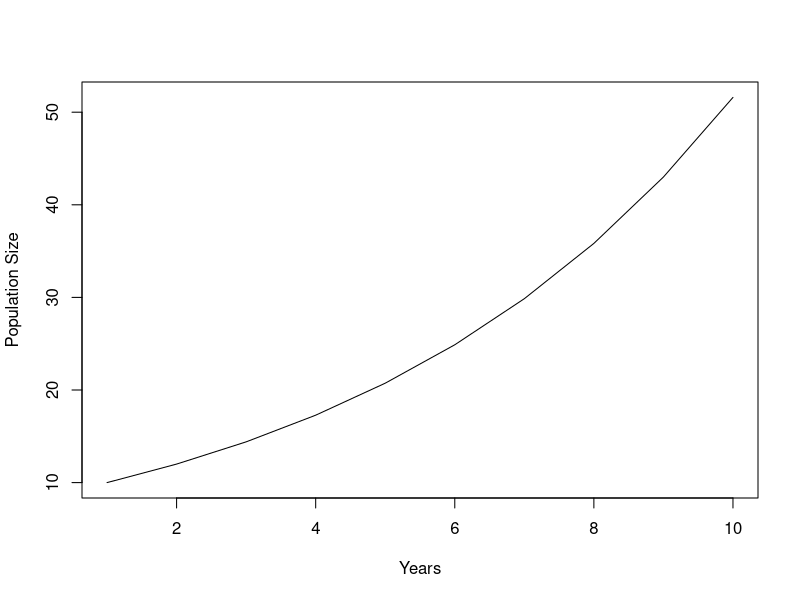
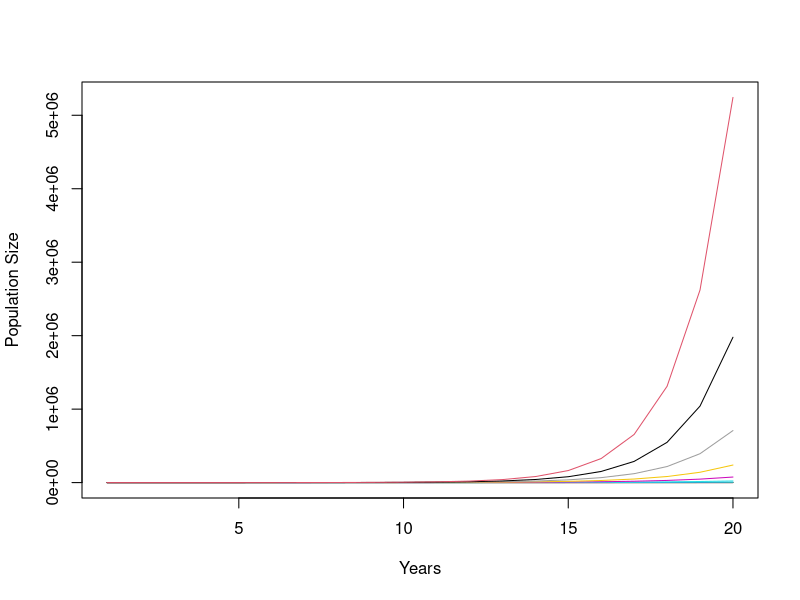
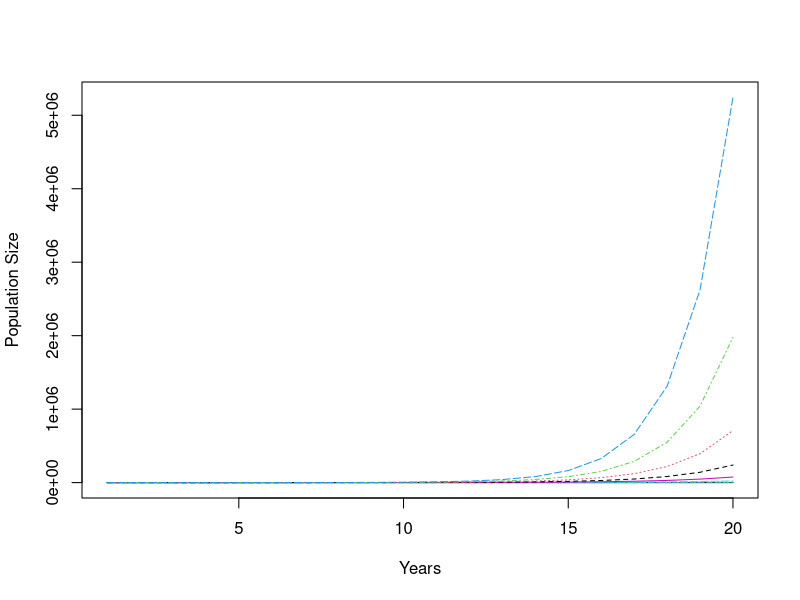
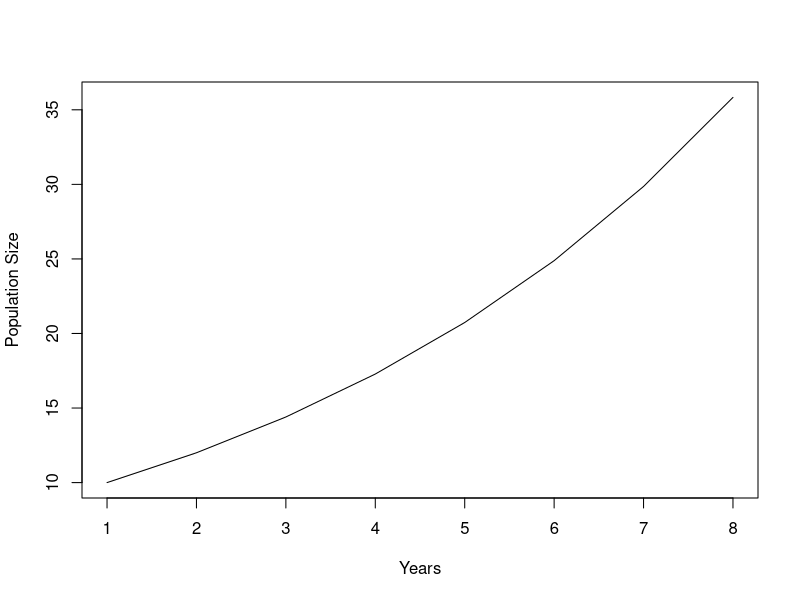
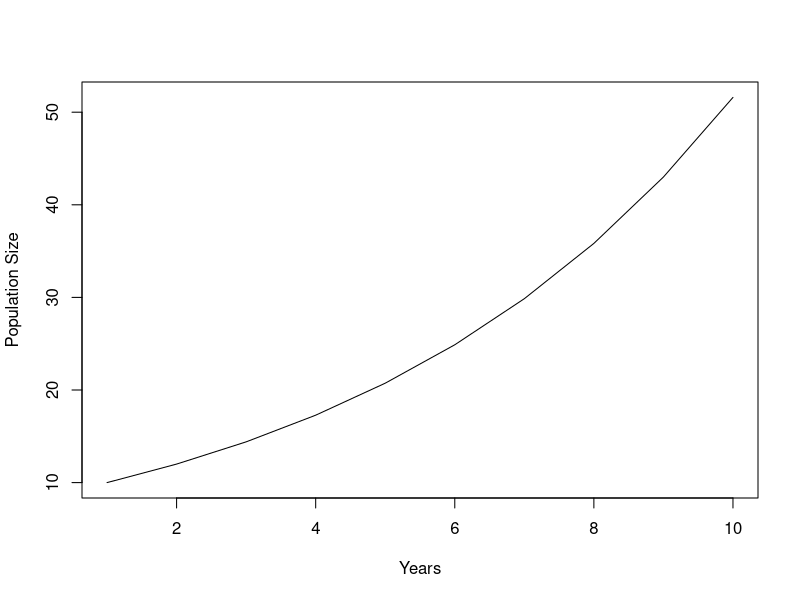
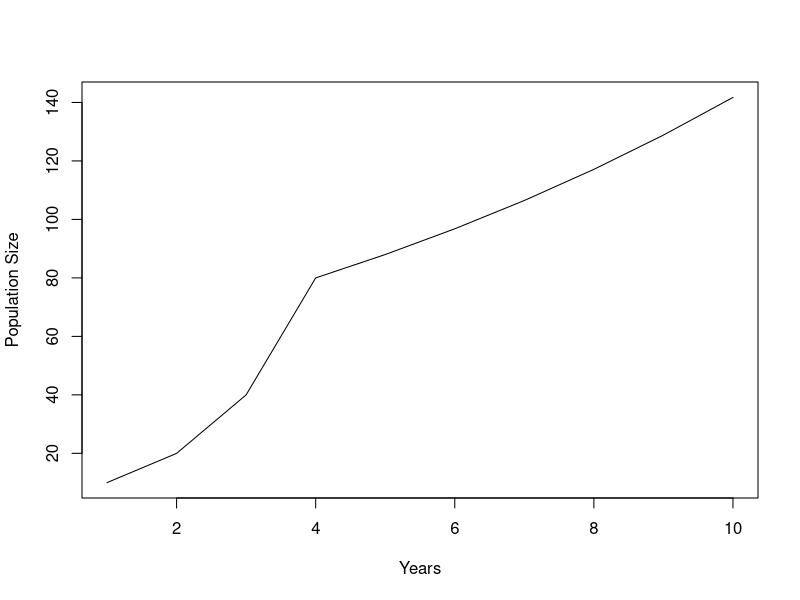

These charts were generated, in order, by the following R code:
## ---- chunk 1
knitr::opts_chunk$set(echo = TRUE)
## ---- chunk 2
#Create a vector  of a sequence from 1 to 5
x=1:5
x=c(1,2,3,4,5)
x=c(1:3, 4, 5)
x=seq(1, 5, by=1)
x

#Create a vector of zeros with length 5
x=rep(0, 5)
x

#Create an empty vector with length 5
x=vector(length=5)
x
## ---- chunk 3
#Create a vector  of a sequence from 1 to 5
x=1:5

#Extract first element of the vector
x[1]

#Extract fifth element of the vector
x[5]

#Extract elements 1 to 3 of the vector
x[1:3]

#Extract elements 1, 3 and 5 of the vector
x[c(1,3,5)]

#We can also set specific values within a vector. For example, we can set the value for the third element of vector x as 0
x[3] = 0
x
## ---- chunk 4
#Create a vector  of a sequence from 1 to 5
x=1:5
x
#Create a vector  of a sequence from 6 to 10
y=6:10
y
#Multiply two vectors

z = x*y
z #This will do the following: 1*6, 2*7....


#Divide two vectors
z = x/y
z #This will do the following: 1/6, 2/7....


#Sum two vectors
z= x + y
z #This will do the following: 1+6, 2+7....


#When vectors have different sizes, r will repeat values of the smallest vector and the resulting vector will have the same size as the largest vector. For example:
x=1:5
w=6:12
k = x + w
k
#Notice that it worked well for 1:5. However, for elements 6 and 7 it summed with the first two elements of x (k[5:7] =  c(11+1, 12+2)). Even though r gives you a warning, it does the calculations anyway.
## ---- chunk 5
#Create a matrix with 2 rows and 3 columns
X=matrix(c(1,2,3,4,5,6),2,3)
#This takes the values 1 to 6 and reshapes them into a 2 by 3 matrix
X

#Note that values in the data vector are put into the matrix column-wise, by default. You can change this by using the optional parameter byrow. For example
X=matrix(c(1,2,3,4,5,6),2,3, byrow=TRUE)
X

#You can also create a matrix of zeros with 2 rows and 3 columns
X=matrix(0,nrow = 2, ncol= 3)
X
## ---- chunk 6
#Create a matrix with 2 rows and 3 columns
X=matrix(c(1,2,3,4,5,6),2,3)
X

#First column of matrix
X[,1]

#First row of matrix
X[1,]

#Second element of the first column
X[2,1]

#Change value of the second element of the first column 
X[2,1]=200
X

#We can name the columns of the matrix (note that we need to use quotation marks)
colnames(X) = c("a", "b", "c")

#Now we can also address the matrix by the name to extract the second element of column "a"
X[2, "a"]
## ---- chunk 7
#Create a vector of zeros and length 5
x=rep(0, 5)

#Create a vector of ones and length 5
y=rep(1, 5)

#Combine by rows
rbind(x,y)

#Combine by columns
cbind(x,y)
## ---- chunk 8
#Create an array of zeros consisting of two matrices with 10 rows and 3 columns
x = array(0, dim=c(10, 3, 2))

#we can name the columns (like in matrices)
colnames(x) = c("a", "b", "c")
x

#Once we name the columns, we can address each column using the column name
#For example, we can set the first element of column "a" of the first matrix to one 
x[1,"a",1] = 1
#Now we can extract the first row of the first matrix
x[1,,1]
## ---- chunk 9
#Create a data frame with one numeric and one factor columns
x = data.frame(1:3,c("a", "b", "c"))
#Name the data frame
names(x) = c("ID","categories")
x

#We can address data frames using a dollar sign ($)
x$ID
## ---- chunk 10
#Create a list with factors, a vector and a matrix
x <- list(name=c("Fred", "Joe"), vector=1:5, matrix=matrix(1,2,3))
x
#Extract first element
x[[1]]

#Extract element "name"
x["name"]

#We can also use a dollar sign ($) to address lists, in this case to extract the element "name"
x$name
## ---- chunk 11
#First we need to create a vector for the number of times (or years) you wish to simulate, which in this case is t=10

#Define t
t=10

#Create a vector (pop) of zeros and size t 
pop = rep(0, t)

#Set the initial population size
pop[1]=10

#calculate population size at times 2 through 10, increasing by 20% every year
for(n in 2:length(pop)){
  pop[n]=1.2*pop[n-1]
  print(n)
}
#The first time through the loop, n=2. The second time through, n=3. When it reaches n=10, the for-loop is finished and R starts executing any commands that occur after the end of the loop. The result is a table of the population size in generations 2 through 10.

#plot pop
plot(pop, type="l", ylab="Population Size", xlab="Years")
## ---- chunk 12

#First we create a vector to store the parameter values (in this case the growth rate)
growth = seq(1.1, 2, by=0.1)

#Then we create a matrix for the number of years you wish to simulate (in this case t=20) and number of parameters you wish to test, where the rows represent the number of years and the columns the number of parameters.
#First set the number of years
t=20
#Then create the matrix to store our population
pop = matrix(0, t, length(growth))

#Set initial population size (10) for the first element of all the columns in our matrix
pop[1,]=10

#Loop over the number of years (rows) and growth rates (columns)
for(n in 2:nrow(pop)){
  for(j in 1:ncol(pop)){
    pop[n, j] = pop[n-1, j]*growth[j]
  }
}
#The loop starts over the rows of pop, and immediately a loop over the columns is started. To fill in the matrix we need to consider all possible values for the pair (row, col). So for row=1, we need to consider all columns (size ncol(pop) = 10) . Then for row=2 we also need to consider all columns, and the same for row=3. That's what the nested for-loops accomplish. In this case the order in which you perform the loops does not matter becasue the columns are unrelated to each other. In some cases when all columns are conected (such as an age structured model, populations conected through dispersal) the order does matter. For example, if these populations where conected through dispersal you would not want to run all the elements in the first column, then all the elements in the second column, and so on. In this case you need to run the first row though all columns, then the second row through all columns, and so on (like in the example above). 

#We can also use loops to plot population size vs years for all parameter values
plot(pop[,1], type="l", ylim=c(10, max(pop)), ylab="Population Size", xlab="Years")
for(j in 2:length(growth)){
  lines(pop[,j], col=j)
}

#Another way to plot multiple curves on one graph is with matplot. It works like plot but matplot(x) plots each column of a matrix as a separate curve. For example:
matplot(pop, type="l", ylab="Population Size", xlab="Years")
## ---- chunk 13
#Set initial population size and the first n value
pop=10
n=1

#Run loops to increase population size by 20% every year until pop reaches a population size of 30
while(pop[n]<30){
  pop[n+1]=1.2*pop[n]
  n=n+1
}
#Note that for while loops you need an extra line of code to make sure that n values are increasing after each loop (n=n+1)

#plot pop
plot(pop, type="l", ylab="Population Size", xlab="Years")
#Note that simulations stoped right after satisfying the set condition. In this case, you end up with a population size above 30 because the loop stops after it reaches the set threshold. In other words, the loop condition is checked before the commands in the loop are executed. In generation 7 the population size is 29, so the condition is satisfied and the loop runs through one more time. After that the population size is 35, so the condition is not satisfied, so the lopp stops.
## ---- chunk 14
#First we create a vector to store our population
pop= rep(0, 10)

#Use an "if" statement to include the initial population size
for(n in 1:length(pop)){
  if(n==1){pop[n]=10}else{pop[n]=1.2*pop[n-1]}
}
#The "if" function will apply pop=10 when the value of n is 1 and the actual equation to the remaining values of n. Note that we need two equal signs (==) to find identical numbers. 

#Now we can plot our population over time
plot(pop, type="l", ylab="Population Size", xlab="Years")
## ---- chunk 15
#First we create a vector to store our population
pop= rep(0, 10)

#Now we use an "if" statement to include the initial population size and change population growth after year 5
for(n in 1:length(pop)){
  if(n==1){pop[n]=10}else{
    if(n<5){pop[n]=2*pop[n-1]}else{
      pop[n]=1.1*pop[n-1]}
    }
}
#Here the if function will apply pop=10 when the value of n is 1, and the actual equation to the remaining values of n. The difference now is that we inserted another if function to tell our model to use a growth rate of 2 for values of n lower than 5 (excluding 1) and a gorwth rate of 1.1 for all other values.

#Now we can plot our population over time
plot(pop, type="l", ylab="Population Size", xlab="Years")
